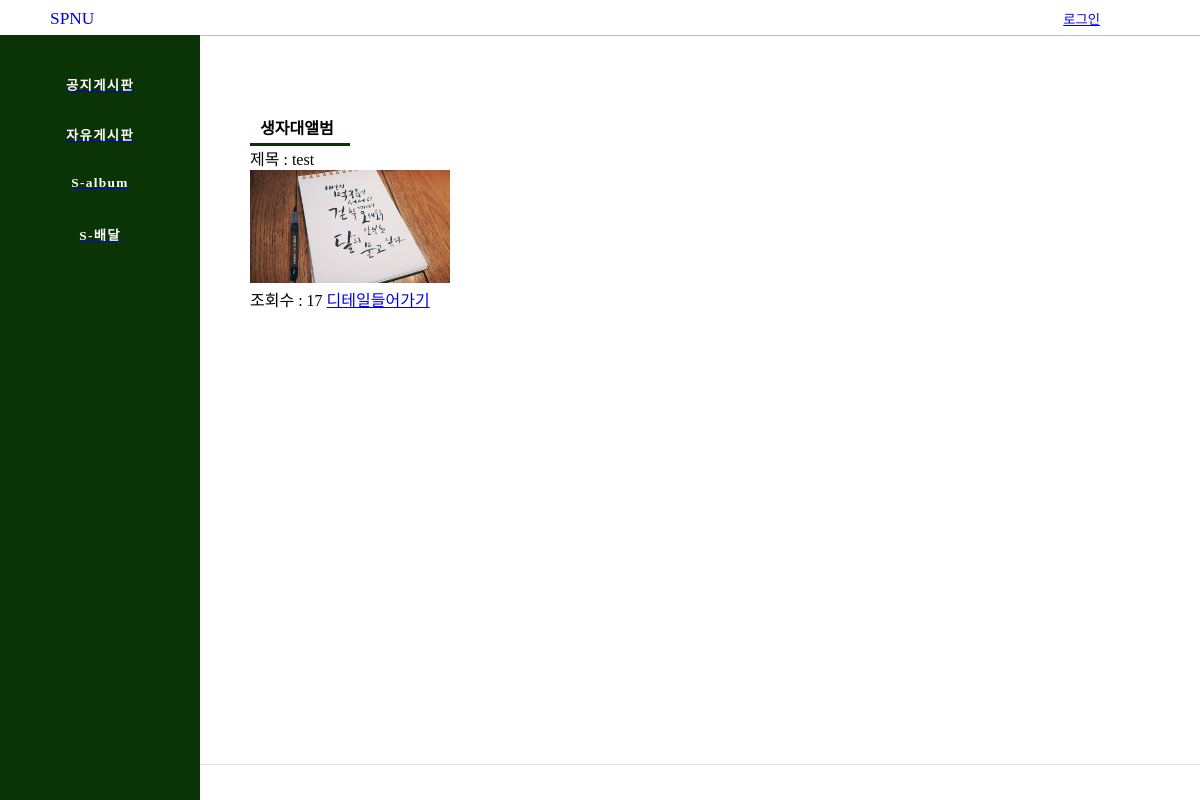
Before: /image/ with the older database file.
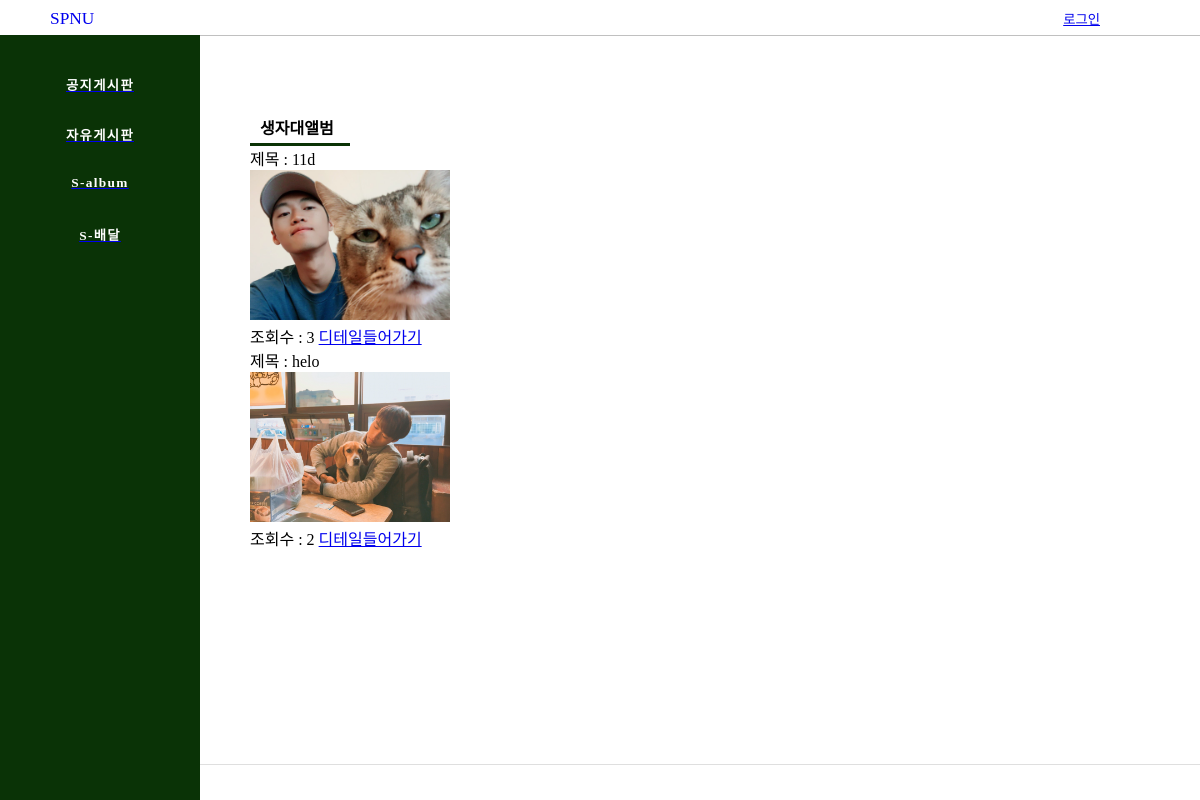
After: the same page with the newer database file.
### imageboard/models.py (models this page shows, shortened)
class ImageBoard(models.Model):
    title = models.CharField(max_length = 50)
    author = models.ForeignKey(settings.AUTH_USER_MODEL , default=1, on_delete = models.CASCADE)
    image = models.ImageField(upload_to='imageboard/')
    desc = models.TextField(blank=True)
    created_date = models.DateTimeField(auto_now_add=True)
    hits =  models.PositiveIntegerField(default = 0) #조회수
    likes = models.ManyToManyField(settings.AUTH_USER_MODEL, blank=True ,related_name='post_likes')

### imageboard/views.py (the view)
# urls.py: path('image/', image , name='image'),
def image(request):
    image = ImageBoard.objects.all().order_by('-id')
    return render(request, 'image.html' , {'images' : image })

### imageboard/templates/image.html (shortened to what this page needs)
{% extends 'base.html' %}
{% block contents %}
<div class="PageName">생자대앨범</div>
        {% for image in images %}
            제목 : {{image.title}}
            <br>
            <img src = "{{image.image.url}}" width = "200px;">
            <br>
            조회수 : {{image.hits}}
        <a href="{%url 'image_detail' image.id%}">디테일들어가기</a>
        <br>
        {% endfor %}
{% endblock contents %}

### main/templates/base.html (shortened to what this page needs)
<!DOCTYPE html>
<html lang="en">
<head>
    {% load staticfiles %}
    <link rel="stylesheet" href="{% static 'css/test1.css' %}">
</head>
<body>
    <header>
        <a href = "{% url 'index' %}"><div class="Logo">SPNU</div></a>
    {% if user.is_authenticated %}
        <div class="UserMail">{{user.email}}</div>
        <a class="UserMail" href="{% url 'logout' %}">로그아웃</a>
    {%else%}
        <a class="UserMail" href="{% url 'login' %}">로그인</a>
    {%endif%}
    </header>
    <nav>
        <div class="nav-head"></div>
        <div class="nav-content">
            <a href="{% url 'notice' %}"><div class="nav-icon">공지게시판</div></a>
            <a href="{% url 'free' %}"><div class="nav-icon">자유게시판</div></a>
            <a href="{% url 'image' %}"><div class="nav-icon">S-album</div></a>
            <a href="{% url 'delivery' %}"><div class="nav-icon">S-배달</div></a>
        </div>
    </nav>
    <div class="content">
        <div class="PageContent">
            {% block contents %}{% endblock %}
        </div>
    </div>
    <footer></footer>
</body>
</html>

### main/static/css/test1.css (style rules this page uses)
body { background-color : white; margin : 0; }
header { width : 100%; height : 35px; background-color : white; border-bottom: 1px rgb(192, 192, 192) solid; }
.Logo { width : 150px; height : 35px; margin : 0 auto; float : left; margin-left : 50px; padding-top : 9px; position : fixed; z-index: 2; font-size : 13pt; }
.UserMail { width : 200px; height : 100%; margin : 0 auto; float :right; margin-right : 100px; text-align: right; padding-top : 9px; font-size: 10pt; }
nav { width : 200px; height : 100%; background-color : rgb(10, 51, 6); position : fixed; top : 0px; left : 0px; text-align: center; z-index: 1; }
.nav-head { width : 100%; height : 35px; background-color : white; top : 0; left : 0; }
.nav-content { width : 100%; height : 100%; top : 35px; left : 0; padding-top : 30px; }
.nav-icon { width : 90%; height : 40px; text-align : center; margin : 10px auto; color : white; font-size : 10pt; font-weight: 600; letter-spacing: 1pt; }
.content { width : 80%; height : 100%; position : fixed; top : 35px; margin-right : 100px; margin-left : 200px; margin-top : 40px; margin-bottom : 40px; padding-left : 50px; padding-bottom : 50px; }
.PageName { width : 90px; margin-top : 0; height : 28px; border-bottom : 3px solid rgb(10, 51, 6); padding-left : 10px; font-size : 12pt; font-weight: 800; }
.PageContent { width : 100%; margin-top : 40px; height : 355px; padding-right : 100px; }
footer { width : 100%; height : 35px; border-top : 1px solid rgb(223, 223, 223); position : fixed; bottom : 0px; margin-left : 200px; }

Changed rows visible on the page:
removed ImageBoard: title "test", image (picture), hits "17"
added ImageBoard: title "11d", image (picture), hits "3"
added ImageBoard: title "helo", image (picture), hits "2"
